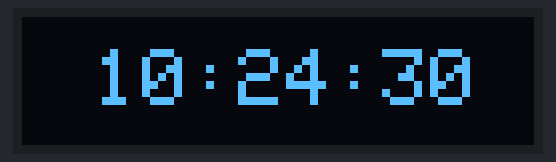
Bench run of a sketch on a simulated Arduino Uno, built with avr-gcc and run on an emulated ATmega328P. On the bench: 128×32 one-colour display. The local clock reads 2024-03-15 10:24:30 at power-on unless the sketch sets it.

Above: at 0.1 s.
At 4.2 s:
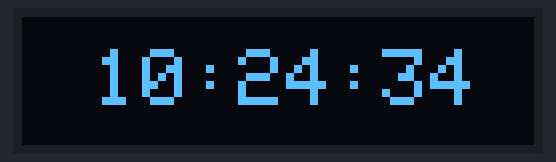
At 9.2 s:
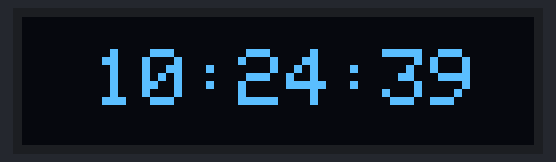
At 19.4 s:
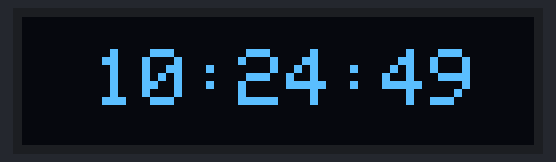
At 28.5 s:
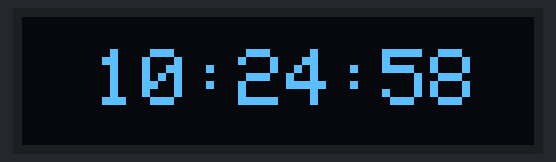
At 38.7 s:
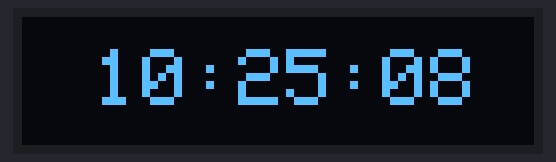

The sketch:

CLOCK_WITH_TINY_RTC.ino
```cpp
#include <Wire.h>
#include <RTClib.h>
#include <Adafruit_SSD1306.h>

#define SCREEN_WIDTH 128
#define SCREEN_HEIGHT 32
#define OLED_RESET -1

Adafruit_SSD1306 display(SCREEN_WIDTH, SCREEN_HEIGHT, &Wire, OLED_RESET);
RTC_DS1307 rtc;

void setup() {
  Serial.begin(9600);

  if (!rtc.begin()) {
    Serial.println("Erro ao inicializar o RTC.");
    while(true);
  }

  if(!display.begin(SSD1306_SWITCHCAPVCC, 0x3C)) {
    Serial.println("Falha ao inicializar o display OLED.");
    while(true);
  }

  if (!rtc.isrunning()) {
    Serial.println("RTC não está funcionando corretamente! Configurando data e hora...");
    rtc.adjust(DateTime(F(__DATE__), F(__TIME__)));
  }

  display.clearDisplay();
  display.setTextSize(2);
  display.setTextColor(SSD1306_WHITE);
}

void loop() {
  DateTime now = rtc.now();
  display.clearDisplay();
  display.setCursor(18, 8);
  display.println(formatTime(now.hour()) + ":" + formatTime(now.minute()) + ":" + formatTime(now.second()));
  display.display();
  delay(1000);
}

String formatTime(int timeValue) {
  char timeBuffer[3];
  sprintf(timeBuffer, "%02d", timeValue);
  return String(timeBuffer);
}
```

Measured:
- what the display in image 1 shows lasts 1.0 s, from 4.1 s to 5.1 s
